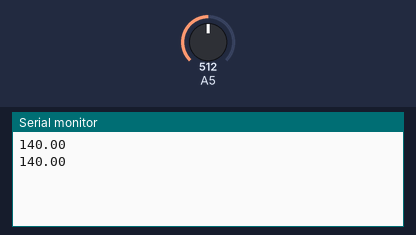
This sketch was run on a simulated Arduino Uno, built with avr-gcc and run on an emulated ATmega328P. Parts: the last lines printed to the serial monitor. The inputs (shaded band) are chosen by the test bench; at power-on: A5 = 512.

Above: at 1.2 s.
1.3 s: A5 set to 716
At 2.6 s:
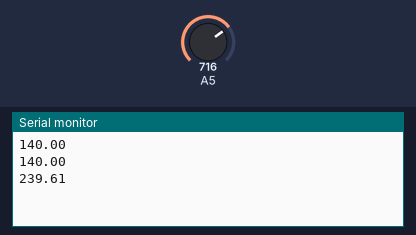
2.8 s: A5 set to 900
At 3.4 s:
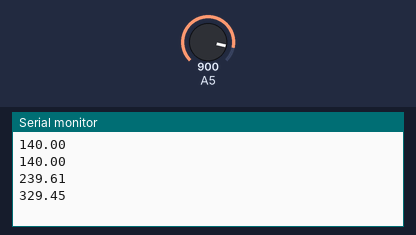
Timing chart, 0 to 5.8 s (numbered marks = the images above; inputs shaded):
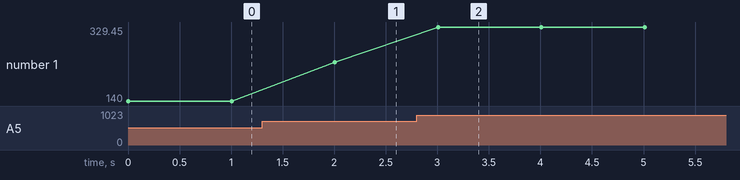

Measured:
- after the input at 1.3 s, the serial monitor: prints a new line after 0.71 s (image 1)
- after the input at 2.8 s, the serial monitor: prints a new line after 0.21 s (image 2)
- plotted number 1: 140 → 239.61 after the input at 1.3 s, 239.61 → 329.45 after the input at 2.8 s

The sketch:

sketch_may27a.ino
```cpp
float Temperatura(){
  float sumaTemperatura = 0;
  int i;

  for(i = 0; i < 10; i++){
    int reading = analogRead(5);
    float voltage = reading * 5.0;
    voltage /= 1024.0;
    float temperaturaCelsius = (voltage - 0.5) * 100;
    sumaTemperatura += temperaturaCelsius;
  }

  return (sumaTemperatura / (float)i) - 60;
}

void setup() {
  Serial.begin(9600); // serial monitor baud rate
}

void loop() {
  Serial.println(Temperatura());
  delay(1000);
}
```
